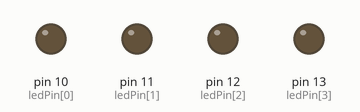
This sketch was run on a simulated Arduino Uno, built with avr-gcc and run on an emulated ATmega328P. Shown: output pins drawn as LEDs (lit = HIGH).

Above: at 1.0 s.
At 2.5 s:
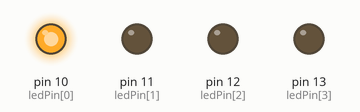
At 5.5 s:
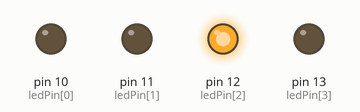
At 10.5 s:
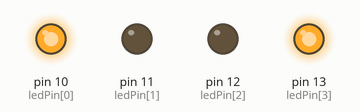
At 14.5 s:
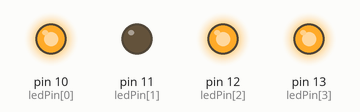
At 19.5 s:
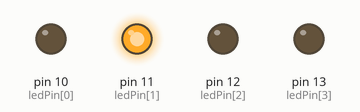
Timing chart, 0 to 20.8 s (numbered marks = the images above):
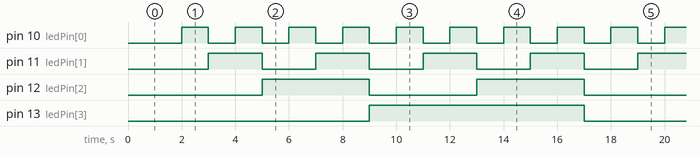

Measured:
- by itself, pin 10 (ledPin[0]): alternates HIGH for 1.0 s and LOW for 1.0 s
- by itself, pin 11 (ledPin[1]): alternates HIGH for 2.0 s and LOW for 2.0 s
- by itself, pin 12 (ledPin[2]): alternates HIGH for 4.0 s and LOW for 4.0 s
- by itself, pin 13 (ledPin[3]): alternates HIGH for 8.0 s and LOW for 8.0 s

The sketch:

_1to15using_loop.ino
```cpp
int ledPin[] = {10,11,12,13};

void setup()
{
  for (int i =0;i<4;i++)
  {
    pinMode(ledPin[i], OUTPUT);
  }
}

void loop()
{
  for(int i=0;i<16;i++)
  {
    delay(1000);
    displayBinary(i);
  }
}

void displayBinary(byte numToShow)
{
  for (int i =0;i<4;i++)
  {
    if (bitRead(numToShow, i)==1)
    {
      digitalWrite(ledPin[i], HIGH);
    }
    else
    {
      digitalWrite(ledPin[i], LOW);
    }
  }
}
```
